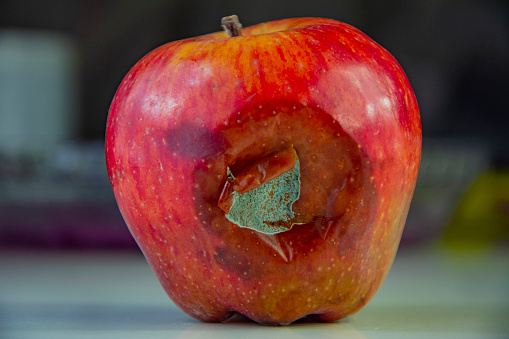
#> input picture backend/uploads/image.jpg, 509 x 339 px
$ python -i feature_extraction.py   (imports and definitions only)
#> lines starting #> are read from the running program, lines starting #| are printed output that depends on the picture
import cv2
import numpy as np
from skimage.feature import local_binary_pattern

def extract_features(image_path):
#> called with image_path = '../uploads/image.jpg'
    print(f"[DEBUG] Membaca gambar dari: {image_path}")

    # Baca gambar
    image = cv2.imread(image_path)
#> image is the input picture: shape (339, 509, 3); mean B, G, R 60.9, 68.8, 112.7
    if image is None:
        print("[ERROR] Gagal membaca gambar! Pastikan path dan format file benar.")
        return None

    # Resize agar konsisten
    image = cv2.resize(image, (100, 100))
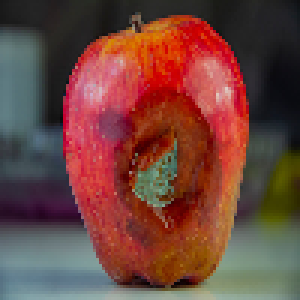
#> image: shape (100, 100, 3) (shown 3 times larger); mean B, G, R 60.7, 68.6, 112.6

    # Konversi ke grayscale untuk LBP
    gray = cv2.cvtColor(image, cv2.COLOR_BGR2GRAY)
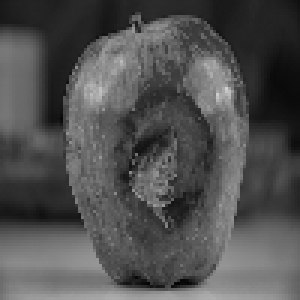
#> gray: shape (100, 100) (shown 3 times larger); min 4, max 208, mean 80.8

    # Ekstraksi fitur tekstur: LBP
    radius = 1
    n_points = 8 * radius
    lbp = local_binary_pattern(gray, n_points, radius, method="uniform")
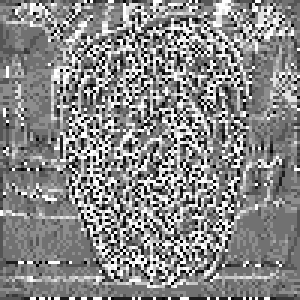
#> lbp: shape (100, 100) float64 (shown 3 times larger); min 0, max 9, mean 4.81; drawn with min black and max white
    lbp_hist, _ = np.histogram(
        lbp.ravel(),
        bins=np.arange(0, n_points + 3),
        range=(0, n_points + 2)
    )
#> lbp_hist = [512, 612, 423, 1111, 2317, 1774, 627, 698, 808, 1118]
    lbp_hist = lbp_hist.astype("float")
    lbp_hist /= (lbp_hist.sum() + 1e-7)
#> lbp_hist = [0.0512, 0.0612, 0.0423, 0.111, 0.232, 0.177, 0.0627, 0.0698, 0.0808, 0.112]

    # Ekstraksi fitur warna: Histogram RGB
    chans = cv2.split(image)
    color_features = []
    for chan in chans:
        hist = cv2.calcHist([chan], [0], None, [256], [0, 256])
        hist = cv2.normalize(hist, hist).flatten()
        color_features.extend(hist)
#> this loop made 3 passes
#> after the loop, color_features = 768 values, max 0.306 at index 0, min 0 at index 173, mean 0.0456

    fitur_akhir = np.hstack([lbp_hist, color_features])
#> fitur_akhir = 778 values, max 0.306 at index 10, min 0 at index 183, mean 0.0463
    print(f"[DEBUG] Fitur berhasil diekstraksi. Panjang vektor fitur: {len(fitur_akhir)}")
#| [DEBUG] Fitur berhasil diekstraksi. Panjang vektor fitur: 778

    # Tambahan: tampilkan 15 nilai awal dari vektor fitur
    print(f"[HASIL] 15 nilai awal fitur: {np.round(fitur_akhir[:15], 4).tolist()}")
#| [HASIL] 15 nilai awal fitur: [0.0512, 0.0612, 0.0423, 0.1111, 0.2317, 0.1774, 0.0627, 0.0698, 0.0808, 0.1118, 0.3065, 0.2651, 0.1803, 0.1304, 0.1007]

    return fitur_akhir

>>> result = extract_features('../uploads/image.jpg')
#> result has the same summary as fitur_akhir in extract_features

$ run again, on backend/uploads/9_100.jpg
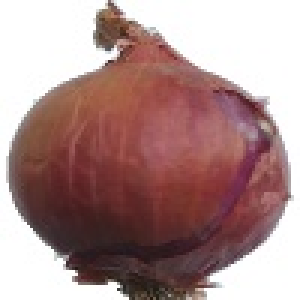
#> input picture backend/uploads/9_100.jpg, 100 x 100 px (shown 3 times larger)
#> in extract_features, image is the input picture: shape (100, 100, 3); mean B, G, R 141.6, 142.9, 173.1
#> in extract_features, `gray = cv2.cvtColor(image, cv2.COLOR_BGR2GRAY)`:
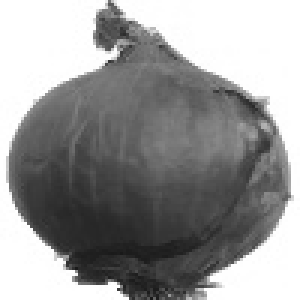
#> gray: shape (100, 100) (shown 3 times larger); min 25, max 255, mean 151.8
#> in extract_features, `lbp = local_binary_pattern(gray, n_points, radius, method="uniform")`:
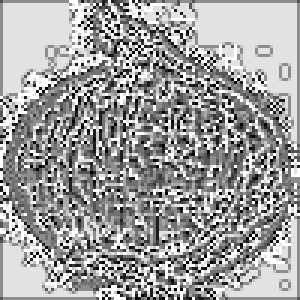
#> lbp: shape (100, 100) float64 (shown 3 times larger); min 0, max 9, mean 5.62; drawn with min black and max white
#> in extract_features, `lbp_hist, _ = np.histogram( lbp.ravel(), bins=np.arange(0, n_points + ..`: lbp_hist = [363, 591, 418, 907, 1196, 1448, 569, 749, 2481, 1278]
#> in extract_features, `lbp_hist /= (lbp_hist.sum() + 1e-7)`: lbp_hist = [0.0363, 0.0591, 0.0418, 0.0907, 0.12, 0.145, 0.0569, 0.0749, 0.248, 0.128]
#> the loop in extract_features, `for chan in chans:` made 3 passes
#> after the loop in extract_features, `for chan in chans:`: color_features = 768 values, max 0.974 at index 255, min 0 at index 0, mean 0.0126
#> fitur_akhir = 778 values, max 0.974 at index 265, min 0 at index 10, mean 0.0138
#| [DEBUG] Fitur berhasil diekstraksi. Panjang vektor fitur: 778
#| [HASIL] 15 nilai awal fitur: [0.0363, 0.0591, 0.0418, 0.0907, 0.1196, 0.1448, 0.0569, 0.0749, 0.2481, 0.1278, 0.0, 0.0, 0.0, 0.0, 0.0]
#> result has the same summary as fitur_akhir in extract_features
